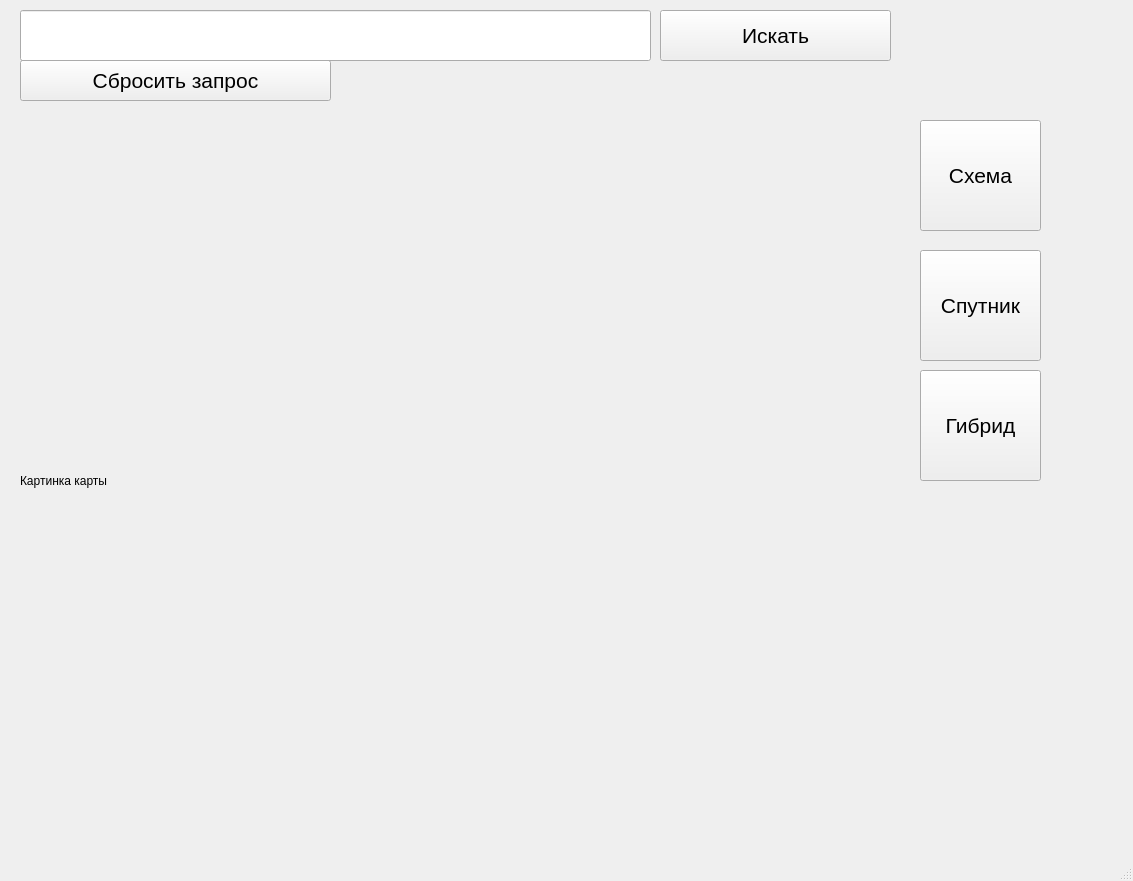
<?xml version="1.0" encoding="UTF-8"?>
<ui version="4.0">
 <class>MainWindow</class>
 <widget class="QMainWindow" name="MainWindow">
  <property name="geometry">
   <rect>
    <x>0</x>
    <y>0</y>
    <width>1133</width>
    <height>881</height>
   </rect>
  </property>
  <property name="windowTitle">
   <string>MainWindow</string>
  </property>
  <widget class="QWidget" name="centralwidget">
   <widget class="QPushButton" name="satellite_btn">
    <property name="geometry">
     <rect>
      <x>920</x>
      <y>250</y>
      <width>121</width>
      <height>111</height>
     </rect>
    </property>
    <property name="font">
     <font>
      <pointsize>16</pointsize>
     </font>
    </property>
    <property name="text">
     <string>Спутник</string>
    </property>
   </widget>
   <widget class="QPushButton" name="clear_btn">
    <property name="geometry">
     <rect>
      <x>20</x>
      <y>60</y>
      <width>311</width>
      <height>41</height>
     </rect>
    </property>
    <property name="font">
     <font>
      <pointsize>16</pointsize>
     </font>
    </property>
    <property name="text">
     <string>Сбросить запрос</string>
    </property>
   </widget>
   <widget class="QPushButton" name="scheme_btn">
    <property name="geometry">
     <rect>
      <x>920</x>
      <y>120</y>
      <width>121</width>
      <height>111</height>
     </rect>
    </property>
    <property name="font">
     <font>
      <pointsize>16</pointsize>
     </font>
    </property>
    <property name="text">
     <string>Схема</string>
    </property>
   </widget>
   <widget class="QPushButton" name="hybrid_btn">
    <property name="geometry">
     <rect>
      <x>920</x>
      <y>370</y>
      <width>121</width>
      <height>111</height>
     </rect>
    </property>
    <property name="font">
     <font>
      <pointsize>16</pointsize>
     </font>
    </property>
    <property name="text">
     <string>Гибрид</string>
    </property>
   </widget>
   <widget class="QLineEdit" name="seaarch_line">
    <property name="geometry">
     <rect>
      <x>20</x>
      <y>10</y>
      <width>631</width>
      <height>51</height>
     </rect>
    </property>
   </widget>
   <widget class="QPushButton" name="search_btn">
    <property name="geometry">
     <rect>
      <x>660</x>
      <y>10</y>
      <width>231</width>
      <height>51</height>
     </rect>
    </property>
    <property name="font">
     <font>
      <pointsize>16</pointsize>
     </font>
    </property>
    <property name="text">
     <string>Искать</string>
    </property>
   </widget>
   <widget class="QLabel" name="map">
    <property name="geometry">
     <rect>
      <x>20</x>
      <y>120</y>
      <width>871</width>
      <height>721</height>
     </rect>
    </property>
    <property name="text">
     <string>Картинка карты</string>
    </property>
   </widget>
  </widget>
  <widget class="QMenuBar" name="menubar">
   <property name="geometry">
    <rect>
     <x>0</x>
     <y>0</y>
     <width>1133</width>
     <height>21</height>
    </rect>
   </property>
  </widget>
  <widget class="QStatusBar" name="statusbar"/>
 </widget>
 <resources/>
 <connections/>
</ui>
